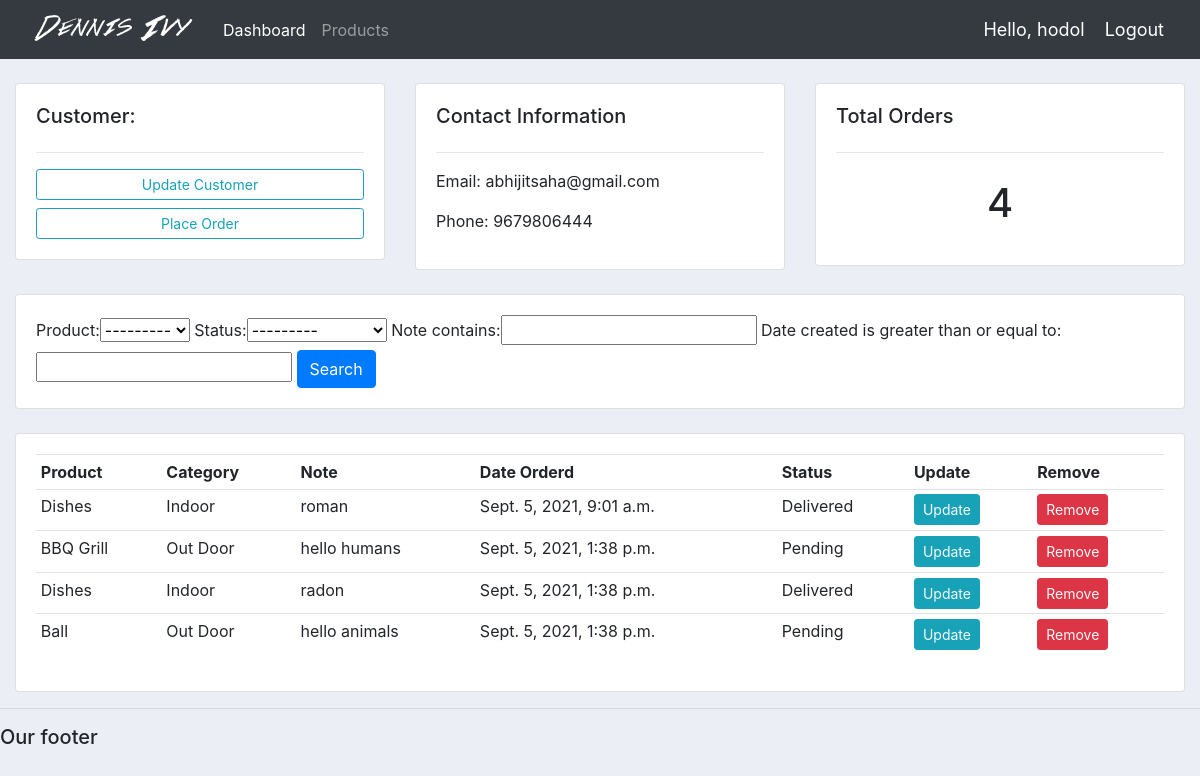
The page /customer/2/ (signed in) on the database its author committed.
### basicapp/models.py (models this page shows, shortened)
class Customer(models.Model):
    user = models.OneToOneField(User, null=True,blank=True, on_delete=models.CASCADE)
    name = models.CharField(max_length=200, null=True)
    phone = models.CharField(max_length=200, null=True)
    email = models.EmailField(max_length=200, null=True)
    profile_pic = models.ImageField(default="dummy1.jpg",null=True,blank=True)
    date_created = models.DateTimeField(auto_now_add=True, null=True)

class Order(models.Model):
    STATUS = (
        ('Pending','Pending'),
        ('Out for delivery','Out for delivery'),
        ('Delivered','Delivered'),
        )
    customer = models.ForeignKey(Customer , null=True , on_delete= models.SET_NULL)
    product = models.ForeignKey(Product , null=True , on_delete= models.SET_NULL)
    date_created = models.DateTimeField(auto_now_add=True, null=True)
    status = models.CharField(max_length=200, null=True, choices=STATUS)
    note = models.CharField(max_length=1000, null=True)

class Product(models.Model):
    CATEGORY = (
                ('Indoor','Indoor'),
                ('Out Door','Out Door'),
                )
    name = models.CharField(max_length=200, null=True)
    price = models.FloatField(null=True)
    category = models.CharField(max_length=200,null=True,choices=CATEGORY)
    description = models.CharField(max_length=200, null=True, blank=True)
    date_created = models.DateTimeField(auto_now_add=True, null=True)
    tags = models.ManyToManyField(Tag)
    def __str__(self):
        return self.name

### basicapp/decorators.py (the view)
        def wrapper_func(request,*args,**kwargs):
            group = None
            if request.user.groups.exists():
                group = request.user.groups.all()[0].name
            if group in allowed_roles:
                return view_func(request,*args,**kwargs)
            else:
                return HttpResponse("You're not allowed to view this page")

### basicapp/views.py (called while the page is built)
@login_required(login_url='login')
@allowed_users(allowed_roles=['admin'])
def customer(request, pk_test):
    customer = Customer.objects.get(id=pk_test)
    orders = customer.order_set.all()
    orders_count = orders.count()
    myFilter = OrderFilter(request.GET, queryset=orders)
    orders = myFilter.qs
    context = {'customer':customer,'orders':orders,'orders_count':orders_count, 'myFilter':myFilter}
    return render(request, 'basicapp/customer.html',context)

### basicapp/templates/basicapp/customer.html
{%  extends 'basicapp/main.html' %}
{% block content %}
	<br>
<div class="row">
	<div class="col-md">
		<div class="card card-body">
			<h5>Customer:</h5>
			<hr>
			<a class="btn btn-outline-info  btn-sm btn-block" href="{% url 'customer_update' customer.id %}">Update Customer</a>
			<a class="btn btn-outline-info  btn-sm btn-block" href="{% url 'create_order' customer.id %}">Place Order</a>
		</div>
	</div>
	<div class="col-md">
		<div class="card card-body">
			<h5>Contact Information</h5>
			<hr>
			<p>Email: {{customer.email}}</p>
			<p>Phone: {{customer.phone}}</p>
		</div>
	</div>
	<div class="col-md">
		<div class="card card-body">
			<h5>Total Orders</h5>
			<hr>
			<h1 style="text-align: center;padding: 10px">{{orders_count}}</h1>
		</div>
	</div>
</div>
<br>
<div class="row">
	<div class="col">
		<div class="card card-body">
			<form method="get">
				{{ myFilter.form }}
		    <button class="btn btn-primary" type="submit">Search</button>
		  </form>
		</div>
	</div>
</div>
<br>
<div class="row">
	<div class="col-md">
		<div class="card card-body">
			<table class="table table-sm">
				<tr>
					<th>Product</th>
					<th>Category</th>
					<th>Note</th>
					<th>Date Orderd</th>
					<th>Status</th>
					<th>Update</th>
					<th>Remove</th>
				</tr>
				{% for order in orders %}
					<tr>
						<td>{{ order.product }}</td>
						<td>{{ order.product.category }}</td>
						<td>{{ order.note }}</td>
						<td>{{ order.date_created }}</td>
						<td>{{ order.status }}</td>
						<td><a class="btn btn-sm btn-info text-light" href="{% url 'update_order' order.id %}">Update</a></td>
						<td><a class="btn btn-sm btn-danger text-light" href="{% url 'delete_order' order.id %}">Remove</a></td>
					</tr>
				{% endfor %}
			</table>
		</div>
	</div>
</div>
{% endblock %}

### basicapp/templates/basicapp/navbar.html (shortened to what this page needs)
{% load static %}
<nav class="navbar navbar-expand-lg navbar-dark bg-dark">
  <img src="{% static 'images/logo.png' %}" alt="Gourab Sarkar">
  <div class="collapse navbar-collapse" id="navbarNav">
    <ul class="navbar-nav">
      {% if request.user.is_staff %}
        <li class="nav-item active">
          <a class="nav-link" href="{% url 'home' %}">Dashboard</a>
        </li>
        <li class="nav-item">
          <a class="nav-link" href="{% url 'products' %}">Products</a>
        </li>
        {% else %}
       <li class="nav-item">
        <a class="nav-link" href="{% url 'account' %}">Settings</a>
      </li>
      {% endif %}
    </ul>
  </div>
  <span class="vodor" >Hello, {{ request.user }}</span>
  <span ><a class="vodor" href="{% url 'logout' %}">Logout</a></span>
</nav>

### static/css/main.css (style rules this page uses)
body { background-color: #ebeff5; }

### basicapp/templates/basicapp/navbar.html (style rules this page uses)
.vodor { font-size: 18px; color: #fff; margin-right: 20px; }

### rows shown on the page
Customer: email "abhijitsaha@gmail.com", phone "9679806444"
Order: product "Dishes", product.category "Indoor", note "roman", date_created "Sept. 5, 2021, 9:01 a.m.", status "Delivered"
Order: product "BBQ Grill", product.category "Out Door", note "hello humans", date_created "Sept. 5, 2021, 1:38 p.m.", status "Pending"
Order: product "Dishes", product.category "Indoor", note "radon", date_created "Sept. 5, 2021, 1:38 p.m.", status "Delivered"
Order: product "Ball", product.category "Out Door", note "hello animals", date_created "Sept. 5, 2021, 1:38 p.m.", status "Pending"

### other values the page prints
{{ request.user }} "hodol"
{{ orders_count }} "4"
